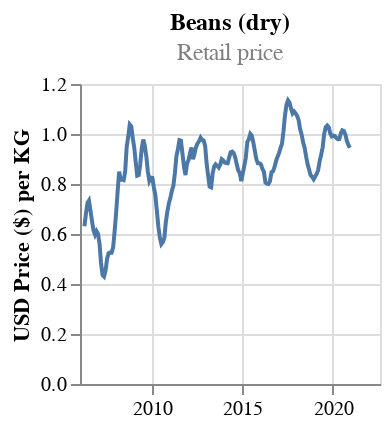

Notebook source saved alongside this figure:
### Code cell
get_commodity_price_chart(food_prices_sbs, 'Beans (dry)', ['actual'], 'Retail')

### Figure 1 — Vega-Lite specification as saved in the notebook (floating-point values rounded to 4 significant figures; data arrays with more than 128 entries replaced by an {"elided": "..."} marker saying what was removed)
{"config": {"view": {"continuousWidth": 400, "continuousHeight": 300}}, "data": {"name": "data-5752ca4076ea2c46abaedd76854d7066"}, "mark": "line", "encoding": {"x": {"field": "date", "scale": {"domain": ["2006-01-15T00:00:00", "2022-08-15T00:00:00"]}, "title": "", "type": "temporal"}, "y": {"field": "usdprice", "title": "USD Price ($) per KG", "type": "quantitative"}}, "height": 150, "title": {"text": "Beans (dry)", "fontSize": 12, "subtitle": "Retail price", "subtitleColor": "gray"}, "width": 150, "$schema": "https://vega.github.io/schema/vega-lite/v4.17.0.json", "datasets": {"data-5752ca4076ea2c46abaedd76854d7066": {"elided": "180 records"}}}
